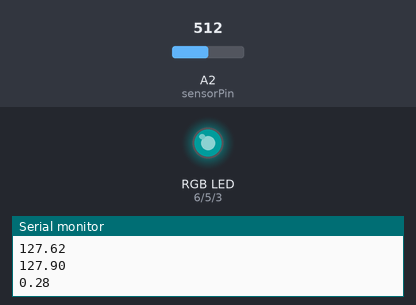
Recording of a sketch running on a simulated Arduino Uno, built with avr-gcc and run on an emulated ATmega328P. Parts: an RGB LED mixed from three pins (HIGH = lit), the last lines printed to the serial monitor. The inputs (shaded band) are chosen by the test bench; at power-on: A2 (sensorPin) = 512. Dim RGB values are drawn brighter than linear; storage starts empty; random numbers use the default seed unless the sketch sets one; the audio player accepts every command and is not drawn.

Above: at 1.2 s.
1.3 s: A2 (sensorPin) set to 0
At 3.32 s:
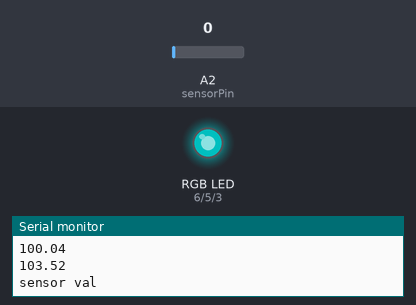
4.3 s: A2 (sensorPin) set to 900
Timing chart, 0 to 19.8 s (numbered marks = the images above; inputs shaded):
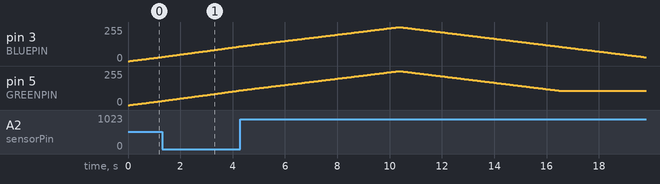

Measured:
- by itself, pin 3 (BLUEPIN): rises from 110/255 to 255/255 in 6.0 s, then falls to 28/255 in 9.4 s
- by itself, pin 5 (GREENPIN): rises from 110/255 to 255/255 in 6.0 s, then falls to 107/255 in 6.2 s

The sketch:

controller-ledSwirl.ino
```cpp
#include <SD.h>                      // need to include the SD library
//#define SD_ChipSelectPin 53  //example uses hardware SS pin 53 on Mega2560
#define SD_ChipSelectPin 4  //using digital pin 4 on arduino nano 328, can use other pins
#include <TMRpcm.h>           //  also need to include this library...
#include <SPI.h>

/* LED stuff */
#define REDPIN 6
#define GREENPIN 5
#define BLUEPIN 3
int red = 0, grn = 0, blu = 0;
boolean redup = true, grnup = true, bluup = true;
unsigned long LEDdelay = 30; // milliseconds between changing LED color
unsigned long lastLEDchange = millis();
int LEDcoherence = 200; // number of times to change the same color in swirlLEDs()
int LEDchangeCnt = 0; // counts number of times changed same LED color
int color = random(3); // for choosing which color to switch

TMRpcm tmrpcm;   // create an object for use in this sketch

unsigned long time = 0;

int PIRpin = 7;
int PIRread;
bool PIRhigh;
unsigned long PIRdelay = 60000;
unsigned long lastTrigger = millis();

/* microphone stuff */
int sensorPin = A2;    // select the input pin for the potentiometer
int sensorValue = 0;  // variable to store the value coming from the sensor
float maxAnalog = 1023; // max analogRead value, for normalizing
float maxAnWr = 255; // max analogWrite value for scaling
float normSensorVal;
float EMA_NSV = 0; // exp mov avg of normalized sensor value
float period = 8; // exponential moving average period
float alpha = 1/period;
float EMA_NSV_long = 80; // exp mov avg of normalized sensor value
float longperiod = 200; // exponential moving average period
float longalpha = 1/longperiod;

String soundFiles[4] = {"laugh.wav", "laugh2.wav", "scream.wav", "cackle.wav"};
char filename[30];

void setup(){
  pinMode(REDPIN, OUTPUT);
  pinMode(GREENPIN, OUTPUT);
  pinMode(BLUEPIN, OUTPUT);
  pinMode(PIRpin, INPUT);
  tmrpcm.speakerPin = 9; //5,6,11 or 46 on Mega, 9 on Uno, Nano, etc
  //Complimentary Output or Dual Speakers:
  //pinMode(10,OUTPUT); Pin pairs: 9,10 Mega: 5-2,6-7,11-12,46-45
  // get background reading for normalizing mic signal
  int cnt = 0;
  for (cnt; cnt<250; cnt++) {
    sensorValue = analogRead(sensorPin);
    EMA_NSV_long += abs(float(sensorValue) * maxAnWr / maxAnalog);
  }
  EMA_NSV_long = EMA_NSV_long / float(cnt);

  Serial.begin(9600);
  Serial.println("");
  Serial.println(EMA_NSV_long);
  if (!SD.begin(SD_ChipSelectPin)) {  // see if the card is present and can be initialized:
    Serial.println("SD fail");
    return;   // don't do anything more if not

  }
  else{
    Serial.println("SD ok");
  }
  tmrpcm.play("cackle.wav"); //the sound file "music" will play each time the arduino powers up, or is reset
}

void loop(){
  if (millis() - lastTrigger > PIRdelay) {
    PIRread = digitalRead(PIRpin);
    if (PIRread == HIGH) {
    Serial.println("PIR triggered");
    Serial.println(millis() - lastTrigger);
    soundFiles[random(sizeof(soundFiles)/sizeof(String))].toCharArray(filename, 30);
    tmrpcm.play(filename);
    lastTrigger = millis();
    PIRhigh = true;
    }
  }

  sensorValue = analogRead(sensorPin);
  normSensorVal = abs((float(sensorValue)  * maxAnWr / maxAnalog));
  EMA_NSV = alpha*(abs(normSensorVal - EMA_NSV_long)) + (1-alpha) * EMA_NSV;
  if (tmrpcm.isPlaying()) {
    sensorValue = analogRead(sensorPin);
    normSensorVal = abs((float(sensorValue)  * maxAnWr / maxAnalog));
    EMA_NSV = alpha*(abs(normSensorVal - EMA_NSV_long)) + (1-alpha) * EMA_NSV;
    analogWrite(GREENPIN, 0);
    analogWrite(BLUEPIN, 0);
    analogWrite(REDPIN, min(255, pow(int(EMA_NSV),4))); // todo: make this power tunable by a variable resistor
    Serial.println(pow(int(EMA_NSV),4)); // or better yet, auto adjust based on max volume of EMA_NSV
    Serial.println(EMA_NSV);
  } else {
    Serial.println("sensor val");
    Serial.println(sensorValue);
    Serial.println(normSensorVal);
    Serial.println(EMA_NSV_long);
    Serial.println(EMA_NSV);
    swirlLEDs();
    EMA_NSV_long = longalpha*normSensorVal + (1-longalpha) * EMA_NSV_long;
  }

  if(Serial.available()){
    switch(Serial.read()){
    case 'd': tmrpcm.play("laugh2.wav"); break;
    case 'P': tmrpcm.play("cackle.wav"); break;
    case 't': soundFiles[random(sizeof(soundFiles)/sizeof(String))].toCharArray(filename, 30); tmrpcm.play(filename); break;
    case 'p': tmrpcm.pause(); break;
    case '?': if(tmrpcm.isPlaying()){ Serial.println("A wav file is being played");} break;
    case 'S': tmrpcm.stopPlayback(); break;
    case '+': tmrpcm.volume(1); break;
    case '-': tmrpcm.volume(0); break;
    case '0': tmrpcm.quality(0); break;
    case '1': tmrpcm.quality(1); break;
    default: break;
    }
  }

}

void swirlLEDs() {
  if (millis() - lastLEDchange > LEDdelay) {
  lastLEDchange = millis();
  if (LEDchangeCnt>LEDcoherence) {
    color = random(3);
    LEDchangeCnt = 0;
  } else {
    LEDchangeCnt++;
  }
  switch (color) {
    case 0: {
      if (redup) {
        red++;
        if (red == 255) {
          redup = false;
        }
      } else {
        red--;
        if (red == 0) {
          redup = true;
        }
      }
    }
    case 1: {
      if (grnup) {
        grn++;
        if (grn == 255) {
          grnup = false;
        }
      } else {
        grn--;
        if (grn == 0) {
          grnup = true;
        }
      }
    }
    case 2: {
      if (bluup) {
        blu++;
        if (blu == 255) {
          bluup = false;
        }
      } else {
        blu--;
        if (blu == 0) {
          bluup = true;
        }
      }
    }
    analogWrite(BLUEPIN, blu);
    analogWrite(GREENPIN, grn);
    analogWrite(REDPIN, red);
  }
  }
}
```
